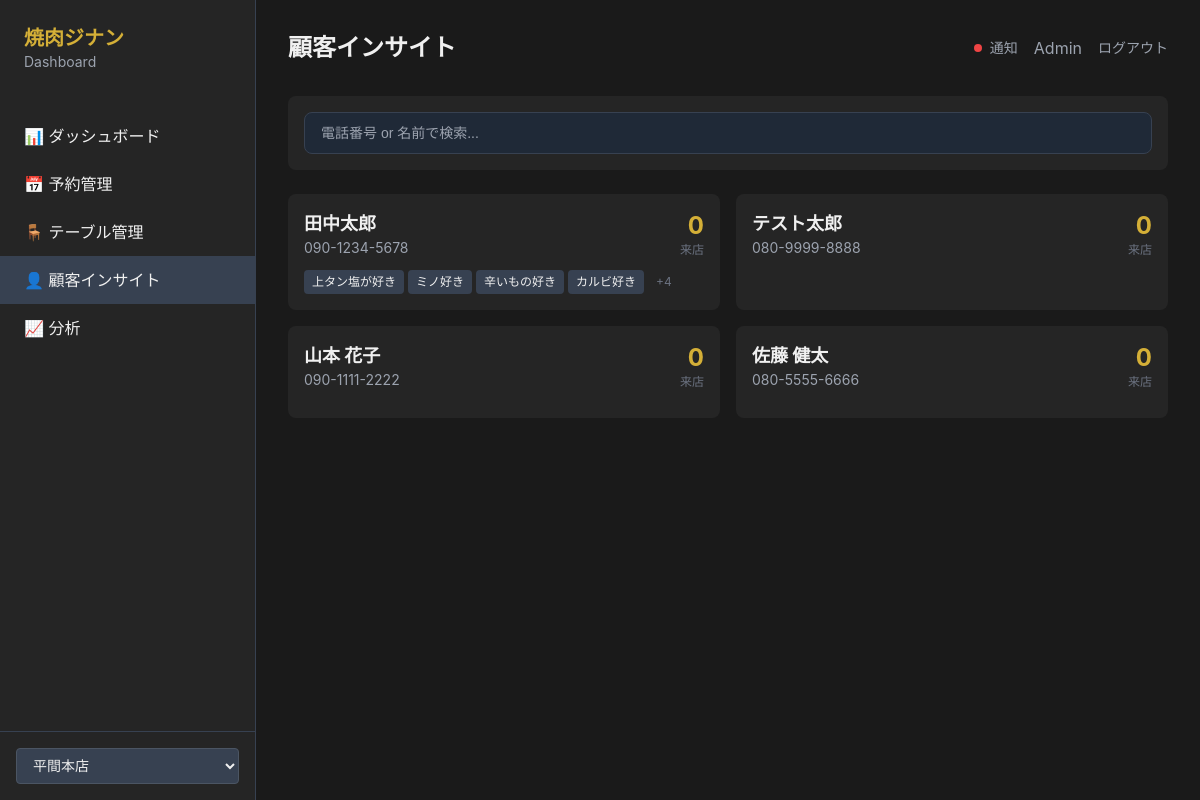
The page /admin/customers on the database its author committed.
### backend/app/models/customer.py (models this page shows)
class BranchCustomer(Base):
    __tablename__ = "branch_customers"
    id = Column(String(36), primary_key=True, default=lambda: str(uuid.uuid4()))
    global_customer_id = Column(String(36), ForeignKey("global_customers.id"), nullable=False)
    branch_code = Column(String(50), nullable=False, index=True)
    visit_count = Column(Integer, default=0)
    last_visit = Column(DateTime(timezone=True))
    is_vip = Column(Boolean, default=False)
    notes = Column(String(1000))  # Staff notes
    created_at = Column(DateTime(timezone=True), server_default=func.now())
    updated_at = Column(DateTime(timezone=True), onupdate=func.now())
    global_customer = relationship("GlobalCustomer", back_populates="branch_customers")
    preferences = relationship("CustomerPreference", back_populates="branch_customer")
    __table_args__ = (
    )

class GlobalCustomer(Base):
    __tablename__ = "global_customers"
    id = Column(String(36), primary_key=True, default=lambda: str(uuid.uuid4()))
    phone = Column(String(20), unique=True, nullable=False, index=True)
    name = Column(String(255))
    email = Column(String(255))
    created_at = Column(DateTime(timezone=True), server_default=func.now())
    branch_customers = relationship("BranchCustomer", back_populates="global_customer")

### backend/app/models/preference.py (models this page shows)
class CustomerPreference(Base):
    __tablename__ = "customer_preferences"
    id = Column(String(36), primary_key=True, default=lambda: str(uuid.uuid4()))
    branch_customer_id = Column(String(36), ForeignKey("branch_customers.id"), nullable=False)
    preference = Column(String(255), nullable=False)  # 'レバ刺し', '厚切り'
    category = Column(String(50))  # 'meat', 'cooking', 'allergy', 'occasion'
    note = Column(String(500))  # Additional context
    confidence = Column(Float, default=1.0)  # 0.0-1.0 (AI=low, manual=1.0)
    source = Column(String(50), default="manual")  # 'chat', 'booking', 'manual'
    created_at = Column(DateTime(timezone=True), server_default=func.now())
    branch_customer = relationship("BranchCustomer", back_populates="preferences")

### backend/app/routers/dashboard.py (the view)
@router.get("/customers", response_class=HTMLResponse)
async def customers_list(
    request: Request,
    db: AsyncSession = Depends(get_db),
    branch_code: str = Query(default="jinan"),
    search: Optional[str] = None,
    id: Optional[str] = Query(default=None),
):
    if id:
        return await customer_detail(request, id, db, branch_code)
    query = (
        select(BranchCustomer)
        .options(
            selectinload(BranchCustomer.global_customer),
            selectinload(BranchCustomer.preferences)
        )
        .where(BranchCustomer.branch_code == branch_code)
    )
    if search:
        query = query.join(GlobalCustomer).where(
            (GlobalCustomer.phone.ilike(f"%{search}%")) |
            (GlobalCustomer.name.ilike(f"%{search}%"))
        )
    query = query.order_by(BranchCustomer.visit_count.desc())
    result = await db.execute(query)
    customers = result.scalars().all()
    return templates.TemplateResponse("dashboard/customers.html", {
        "request": request,
        "active": "customers",
        "customers": customers,
        "search": search,
        "branch_code": branch_code,
    })

### backend/app/database.py (called while the page is built)
async def get_db():
    async with AsyncSessionLocal() as session:
        try:
            yield session
        finally:
            await session.close()

### dashboard/templates/dashboard/customers.html (shortened to what this page needs)
{% extends "base.html" %}
{% block header %}顧客インサイト{% endblock %}
{% block content %}
<div class="card p-4 mb-6">
    <div class="flex gap-4">
        <input type="text"
               name="search"
               value="{{ search or '' }}"
               placeholder="電話番号 or 名前で検索..."
               class="flex-1 bg-gray-800 border border-gray-700 rounded-lg px-4 py-3 focus:border-primary focus:outline-none"
               hx-get="/admin/customers"
               hx-trigger="keyup changed delay:300ms"
               hx-target="#customers-list"
               hx-include="[name='branch_code']">
    </div>
</div>
<div id="customers-list" class="grid grid-cols-1 md:grid-cols-2 lg:grid-cols-3 gap-4">
    {% for customer in customers %}
    <div class="card p-4 hover:bg-gray-700 transition cursor-pointer"
         hx-get="/admin/customers/{{ customer.id }}?branch_code={{ branch_code }}"
         hx-target="#modal-content"
         hx-trigger="click"
         onclick="document.getElementById('modal').classList.remove('hidden')">
        <div class="flex items-start justify-between mb-3">
            <div>
                <div class="font-bold text-lg">
                    {{ customer.global_customer.name }}
                </div>
                <div class="text-sm text-gray-400">{{ customer.global_customer.phone }}</div>
            </div>
            <div class="text-right">
                <div class="text-2xl font-bold text-primary">{{ customer.visit_count }}</div>
                <div class="text-xs text-gray-500">来店</div>
            </div>
        </div>
        {% if customer.preferences %}
        <div class="flex flex-wrap gap-1 mt-2">
            {% for pref in customer.preferences[:4] %}
            <span class="px-2 py-1 bg-gray-700 text-xs rounded">{{ pref.preference }}</span>
            {% endfor %}
            {% if customer.preferences|length > 4 %}
            <span class="px-2 py-1 text-gray-500 text-xs">+{{ customer.preferences|length - 4 }}</span>
            {% endif %}
        </div>
        {% endif %}
    </div>
    {% endfor %}
</div>
{% endblock %}

### dashboard/static/css/dashboard.css (style rules this page uses)
*, *::before, *::after { box-sizing: border-box; }
* { margin: 0; padding: 0; }
html { font-family: -apple-system, BlinkMacSystemFont, 'Segoe UI', Roboto, 'Helvetica Neue', Arial, sans-serif; line-height: 1.5; -webkit-text-size-adjust: 100%; }
:root { --primary: #d4af37; --bg-dark: #1a1a1a; --bg-card: #252525; --gray-100: #f3f4f6; --gray-200: #e5e7eb; --gray-300: #d1d5db; --gray-400: #9ca3af; --gray-500: #6b7280; --gray-600: #4b5563; --gray-700: #374151; --gray-800: #1f2937; --gray-900: #111827; --green-400: #4ade80; --green-500: #22c55e; --green-600: #16a34a; --yellow-400: #facc15; --yellow-500: #eab308; --red-400: #f87171; --red-500: #ef4444; --blue-400: #60a5fa; --blue-500: #3b82f6; --purple-400: #c084fc; --pink-400: #f472b6; }
body { background-color: var(--bg-dark); color: #f0f0f0; }
.flex { display: flex; }
.grid { display: grid; }
.flex-wrap { flex-wrap: wrap; }
.flex-1 { flex: 1 1 0%; }
.items-start { align-items: flex-start; }
.justify-between { justify-content: space-between; }
.gap-1 { gap: 0.25rem; }
.gap-4 { gap: 1rem; }
.grid-cols-1 { grid-template-columns: repeat(1, minmax(0, 1fr)); }
.p-4 { padding: 1rem; }
.px-2 { padding-left: 0.5rem; padding-right: 0.5rem; }
.px-4 { padding-left: 1rem; padding-right: 1rem; }
.py-1 { padding-top: 0.25rem; padding-bottom: 0.25rem; }
.py-3 { padding-top: 0.75rem; padding-bottom: 0.75rem; }
.mt-2 { margin-top: 0.5rem; }
.mb-3 { margin-bottom: 0.75rem; }
.mb-6 { margin-bottom: 1.5rem; }
.min-h-screen { min-height: 100vh; }
.text-xs { font-size: 0.75rem; line-height: 1rem; }
.text-sm { font-size: 0.875rem; line-height: 1.25rem; }
.text-lg { font-size: 1.125rem; line-height: 1.75rem; }
.text-2xl { font-size: 1.5rem; line-height: 2rem; }
.font-bold { font-weight: 700; }
.text-right { text-align: right; }
.text-primary { color: var(--primary); }
.text-gray-400 { color: var(--gray-400); }
.text-gray-500 { color: var(--gray-500); }
.bg-gray-700 { background-color: var(--gray-700); }
.bg-gray-800 { background-color: var(--gray-800); }
.border { border-width: 1px; border-style: solid; }
.border-gray-700 { border-color: var(--gray-700); }
.rounded { border-radius: 0.25rem; }
.rounded-lg { border-radius: 0.5rem; }
.transition { transition-property: background-color, border-color, color, fill, stroke, opacity, box-shadow, transform; transition-timing-function: cubic-bezier(0.4, 0, 0.2, 1); transition-duration: 150ms; }
.cursor-pointer { cursor: pointer; }
input, select, textarea { background-color: var(--gray-700); border: 1px solid var(--gray-600); border-radius: 0.375rem; padding: 0.5rem 0.75rem; color: #f0f0f0; font-size: 0.875rem; width: 100%; }
input::placeholder, textarea::placeholder { color: var(--gray-400); }
.card { background-color: var(--bg-card); border-radius: 0.5rem; }
@media (min-width: 1024px) { .lg\:grid-cols-3 { grid-template-columns: repeat(3, minmax(0, 1fr)); } }
@media (min-width: 768px) { .md\:grid-cols-2 { grid-template-columns: repeat(2, minmax(0, 1fr)); } }

### rows shown on the page
BranchCustomer: global_customer.name "田中太郎", global_customer.phone "090-1234-5678", visit_count "0", preferences|length "4"
CustomerPreference: preference "上タン塩が好き"
CustomerPreference: preference "ミノ好き"
CustomerPreference: preference "辛いもの好き"
CustomerPreference: preference "カルビ好き"
BranchCustomer: global_customer.name "テスト太郎", global_customer.phone "080-9999-8888", visit_count "0"
BranchCustomer: global_customer.name "山本 花子", global_customer.phone "090-1111-2222", visit_count "0"
BranchCustomer: global_customer.name "佐藤 健太", global_customer.phone "080-5555-6666", visit_count "0"

### other values the page prints
{{ current_user.email if current_user else 'Admin' }} "Admin"
